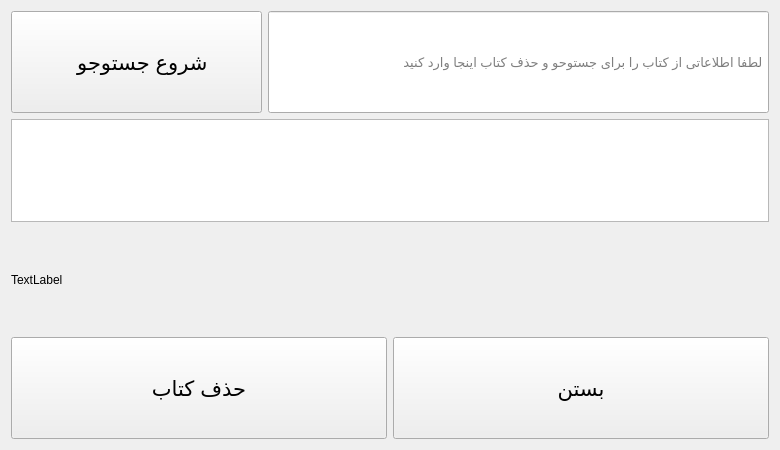
<?xml version="1.0" encoding="UTF-8"?>
<ui version="4.0">
 <class>delete_book</class>
 <widget class="QWidget" name="delete_book">
  <property name="geometry">
   <rect>
    <x>0</x>
    <y>0</y>
    <width>780</width>
    <height>450</height>
   </rect>
  </property>
  <property name="windowTitle">
   <string>delete_book</string>
  </property>
  <layout class="QGridLayout" name="gridLayout_4">
   <item row="0" column="0">
    <layout class="QGridLayout" name="gridLayout_3" columnstretch="1,2" columnminimumwidth="0,0">
     <item row="0" column="0">
      <widget class="QPushButton" name="pushButton_search">
       <property name="sizePolicy">
        <sizepolicy hsizetype="Expanding" vsizetype="Expanding">
         <horstretch>0</horstretch>
         <verstretch>0</verstretch>
        </sizepolicy>
       </property>
       <property name="font">
        <font>
         <pointsize>16</pointsize>
        </font>
       </property>
       <property name="cursor">
        <cursorShape>PointingHandCursor</cursorShape>
       </property>
       <property name="text">
        <string>  شروع جستوجو</string>
       </property>
      </widget>
     </item>
     <item row="0" column="1">
      <widget class="QLineEdit" name="lineEdit">
       <property name="sizePolicy">
        <sizepolicy hsizetype="Expanding" vsizetype="Expanding">
         <horstretch>0</horstretch>
         <verstretch>0</verstretch>
        </sizepolicy>
       </property>
       <property name="font">
        <font>
         <pointsize>10</pointsize>
        </font>
       </property>
       <property name="placeholderText">
        <string> لطفا اطلاعاتی از کتاب را برای جستوحو و حذف کتاب اینجا وارد کنید</string>
       </property>
      </widget>
     </item>
    </layout>
   </item>
   <item row="1" column="0">
    <layout class="QGridLayout" name="gridLayout" rowstretch="1,1" columnstretch="0,0" columnminimumwidth="0,0">
     <item row="0" column="1">
      <widget class="QListWidget" name="listWidget">
       <property name="font">
        <font>
         <pointsize>16</pointsize>
        </font>
       </property>
       <property name="cursor" stdset="0">
        <cursorShape>PointingHandCursor</cursorShape>
       </property>
      </widget>
     </item>
     <item row="1" column="1">
      <widget class="QLabel" name="label">
       <property name="sizePolicy">
        <sizepolicy hsizetype="Expanding" vsizetype="Expanding">
         <horstretch>0</horstretch>
         <verstretch>0</verstretch>
        </sizepolicy>
       </property>
       <property name="text">
        <string>TextLabel</string>
       </property>
      </widget>
     </item>
    </layout>
   </item>
   <item row="2" column="0">
    <layout class="QGridLayout" name="gridLayout_2">
     <item row="0" column="0">
      <widget class="QPushButton" name="pushButton_delete">
       <property name="sizePolicy">
        <sizepolicy hsizetype="Expanding" vsizetype="Expanding">
         <horstretch>0</horstretch>
         <verstretch>0</verstretch>
        </sizepolicy>
       </property>
       <property name="font">
        <font>
         <pointsize>16</pointsize>
        </font>
       </property>
       <property name="cursor">
        <cursorShape>PointingHandCursor</cursorShape>
       </property>
       <property name="text">
        <string>حذف کتاب</string>
       </property>
      </widget>
     </item>
     <item row="0" column="1">
      <widget class="QPushButton" name="pushButton_close">
       <property name="sizePolicy">
        <sizepolicy hsizetype="Expanding" vsizetype="Expanding">
         <horstretch>0</horstretch>
         <verstretch>0</verstretch>
        </sizepolicy>
       </property>
       <property name="font">
        <font>
         <pointsize>16</pointsize>
        </font>
       </property>
       <property name="cursor">
        <cursorShape>PointingHandCursor</cursorShape>
       </property>
       <property name="text">
        <string>بستن</string>
       </property>
      </widget>
     </item>
    </layout>
   </item>
  </layout>
 </widget>
 <resources/>
 <connections/>
</ui>
